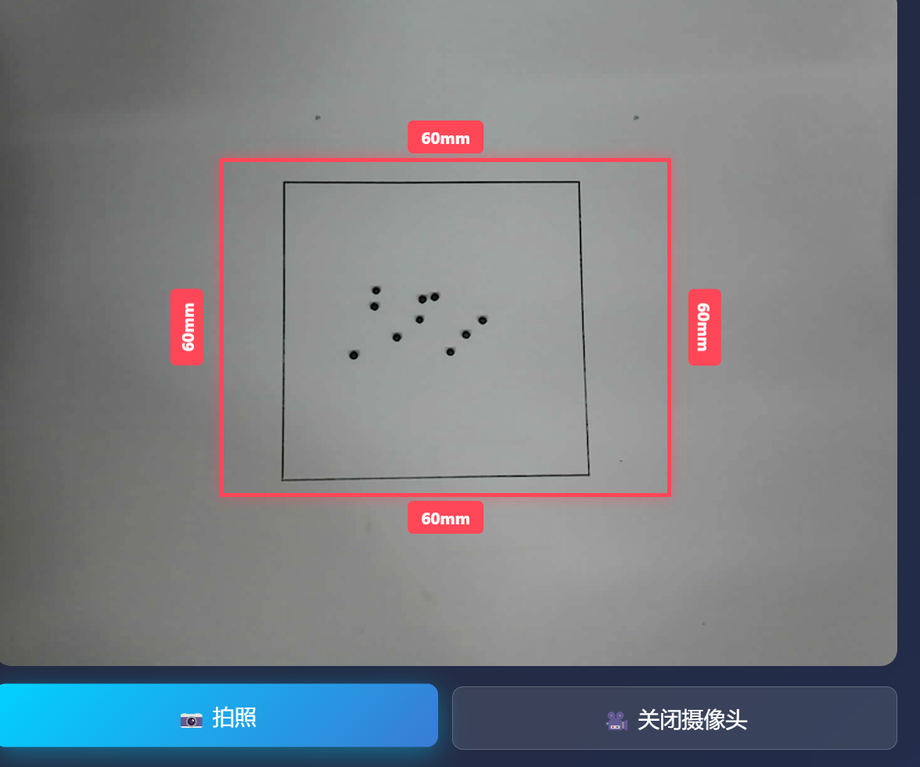
#> input picture 2/project/assets/image.png, 920 x 767 px, shrunk from 1176 x 980 before the run
$ python -i detector.py   (imports and definitions only)
#> lines starting #> are read from the running program, lines starting #| are printed output that depends on the picture; after the words box and inside, x2 and y2 are one past the last pixel; in counts of white or black regions, pixels touching at a corner belong together
#> further down, picture is the input picture: shape (767, 920, 3); mean B, G, R 132.3, 127, 123.7
#!/usr/bin/env python3
# -*- coding: utf-8 -*-
"""
===============================================================================
                    丸子检测器 - Ball Detector Module
===============================================================================

使用OpenCV实现图像处理和丸子检测算法

检测流程:
    1. 灰度化 - 彩色图像转灰度
    2. 高斯模糊 - 降噪处理
    3. 二值化 - 阈值分割提取前景
    4. 形态学操作 - 腐蚀+膨胀去噪
    5. 轮廓检测 - 查找连通区域
    6. 圆形度过滤 - 过滤非圆形物体
    7. 尺寸计算 - 像素到毫米的转换

广角摄像头畸变补偿:
    - 通过畸变补偿系数调整边缘测量误差
    - 使用标准件进行校准可提高精度

===============================================================================
"""

import cv2
import numpy as np
import base64


class BallDetector:
    """
    丸子检测器类

    属性:
        threshold: 二值化阈值 (0-255)
        min_size: 最小直径 (mm)
        max_size: 最大直径 (mm)
        calibration_width: 标定框实际宽度 (mm)
        calibration_height: 标定框实际高度 (mm)
        offset_x: 标定框水平偏移 (%)
        offset_y: 标定框垂直偏移 (%)
        frame_width: 标定框宽度占比 (%)
        frame_height: 标定框高度占比 (%)
        distortion_compensation: 畸变补偿系数
    """

    def __init__(self):
        """初始化检测器，设置默认参数"""
        # 二值化阈值
        self.threshold = 100

        # 种子尺寸范围 (mm) - 根据常见种子大小调整
        self.min_size = 0.5   # 最小 0.5mm
        self.max_size = 10.0  # 最大 10mm

        # 标定框实际尺寸 (mm) - 6cm × 6cm
        self.calibration_width = 60   # 6cm
        self.calibration_height = 60  # 6cm

        # 标定框位置和大小 (百分比)
        self.offset_x = 0
        self.offset_y = 0
        self.frame_width = 50
        self.frame_height = 50

        # 广角镜头畸变补偿系数
        self.distortion_compensation = 1.0

    # [19 lines left out: function set_params, not called in this run]

    # =========================================================================
    #                           黑框检测算法
    # =========================================================================

    def detect_black_frame(self, image):
        """
        自动检测图像中的黑色矩形框

        改进算法：使用霍夫直线检测 + 边缘检测来精确定位黑框

        参数:
            image: OpenCV图像 (BGR格式)

        返回:
            dict: {
                'found': bool,           # 是否找到
                'offsetX': float,        # 水平偏移 (%)
                'offsetY': float,        # 垂直偏移 (%)
                'frameWidth': float,     # 框宽度 (%)
                'frameHeight': float,    # 框高度 (%)
                'pixelWidth': int,       # 像素宽度
                'pixelHeight': int       # 像素高度
            }
        """
        height, width = image.shape[:2]
#> height = 767; width = 920

        # 步骤1: 灰度化
        gray = cv2.cvtColor(image, cv2.COLOR_BGR2GRAY)
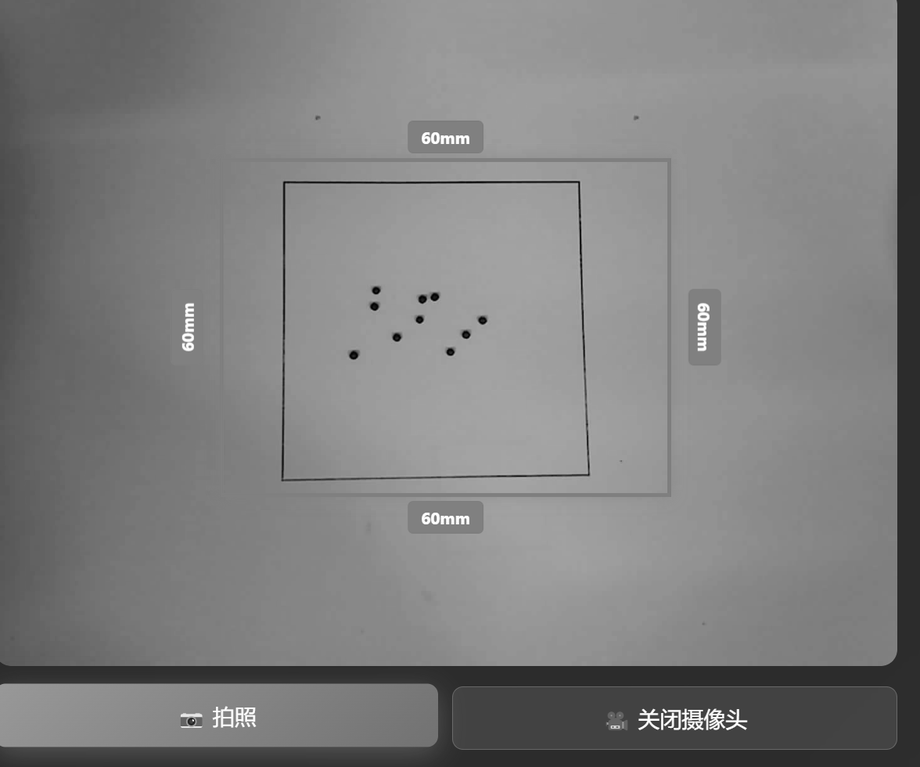
#> gray: shape (767, 920); min 0, max 255, mean 126.6

        # 步骤2: 使用自适应阈值检测深色线条
        # 对于深色黑框，使用较低的阈值
        _, binary = cv2.threshold(gray, 50, 255, cv2.THRESH_BINARY_INV)
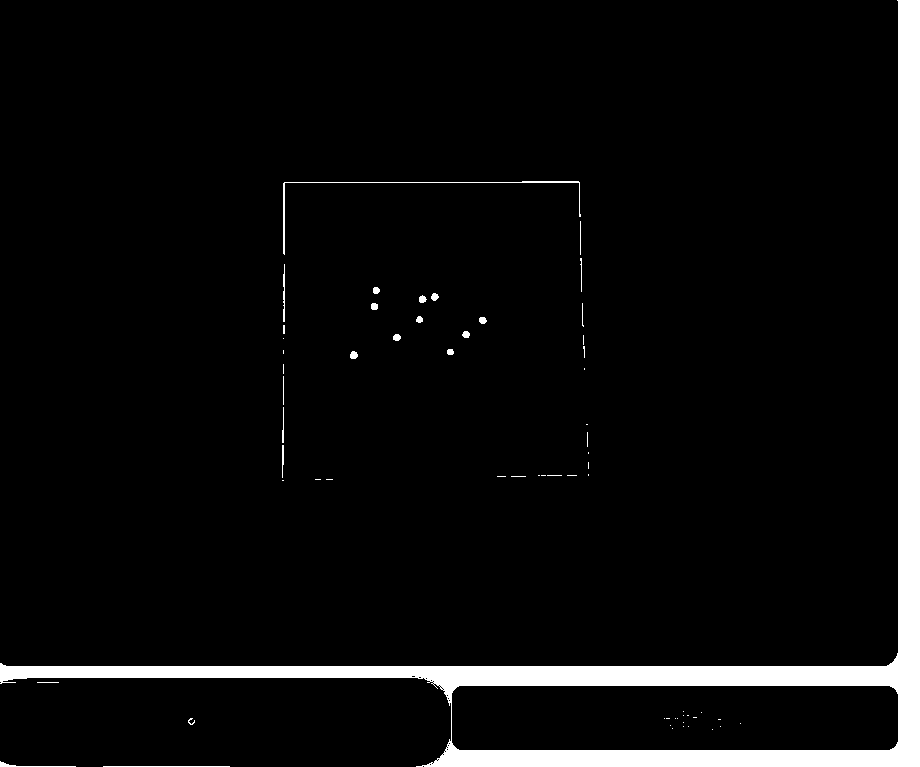
#> binary: shape (767, 920); 5.9% white; 62 white regions (39 under 20 px), largest, box (x1, y1, x2, y2) and area: (0, 0, 920, 767) 39685, (283, 181, 581, 255) 533, (103, 766, 230, 767) 127

        # 步骤3: 形态学操作 - 增强线条
        kernel_h = np.ones((1, 15), np.uint8)  # 水平核
        kernel_v = np.ones((15, 1), np.uint8)  # 垂直核

        # 分别检测水平和垂直线条
        horizontal = cv2.morphologyEx(binary, cv2.MORPH_CLOSE, kernel_h)
#> horizontal: shape (767, 920); 5.9% white; 50 white regions (26 under 20 px), largest, box (x1, y1, x2, y2) and area: (0, 0, 920, 767) 39736, (283, 181, 581, 255) 533, (419, 293, 439, 303) 129
        vertical = cv2.morphologyEx(binary, cv2.MORPH_CLOSE, kernel_v)
#> vertical: shape (767, 920); 5.9% white; 37 white regions (21 under 20 px), largest, box (x1, y1, x2, y2) and area: (0, 0, 920, 767) 39861, (282, 181, 582, 481) 937, (371, 287, 380, 310) 133

        # 合并
        combined = cv2.bitwise_or(horizontal, vertical)
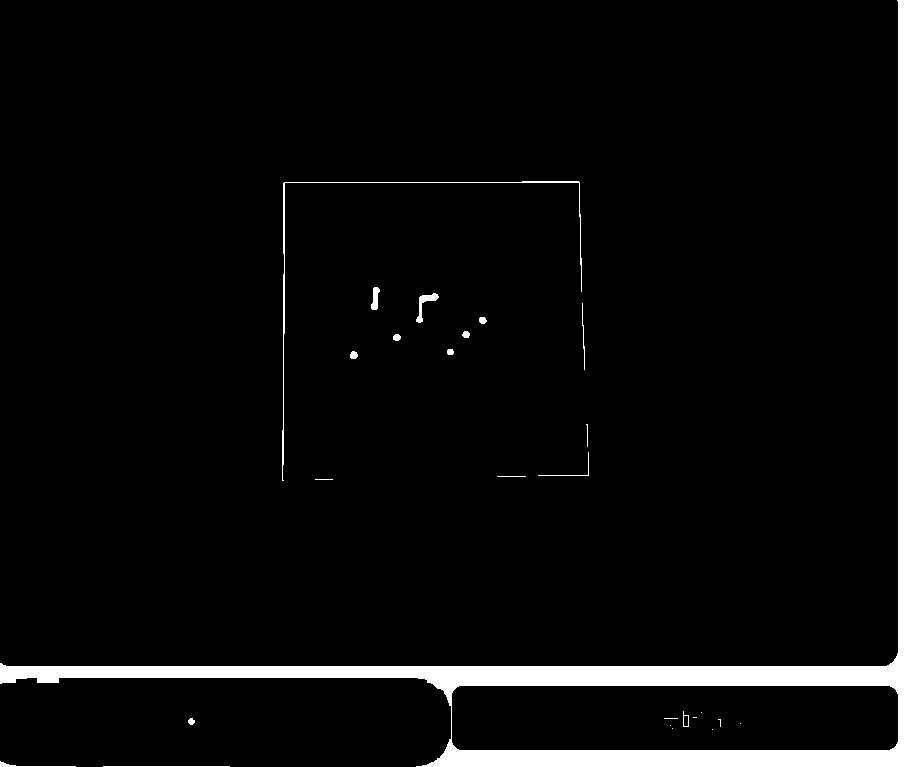
#> combined: shape (767, 920); 5.9% white; 26 white regions (9 under 20 px), largest, box (x1, y1, x2, y2) and area: (0, 0, 920, 767) 39874, (282, 181, 582, 481) 937, (416, 293, 439, 323) 208

        # 再做一次闭操作连接断裂
        kernel = np.ones((5, 5), np.uint8)
        combined = cv2.morphologyEx(combined, cv2.MORPH_CLOSE, kernel)
        binary = cv2.morphologyEx(binary, cv2.MORPH_CLOSE, kernel)
#> binary: shape (767, 920); 5.9% white; 44 white regions (24 under 20 px)

        # 步骤4: 查找轮廓 - 使用combined结果
        contours, _ = cv2.findContours(combined, cv2.RETR_EXTERNAL, cv2.CHAIN_APPROX_SIMPLE)
#> contours = 17 contours, 6 with area under 20; largest, box (x1, y1, x2, y2) and area: (0, 0, 920, 767) 66610, (282, 181, 582, 481) 234, (416, 293, 439, 323) 164, (371, 287, 380, 310) 106, (350, 351, 358, 359) 40

        if not contours:
            # 回退到binary
            contours, _ = cv2.findContours(binary, cv2.RETR_EXTERNAL, cv2.CHAIN_APPROX_SIMPLE)

        if not contours:
            return {'found': False, 'error': '未找到轮廓'}

        # 步骤5: 找最大的矩形轮廓
        best_rect = None
        max_area = 0

        for contour in contours:
            area = cv2.contourArea(contour)

            # 过滤太小的区域 - 根据6cm框调整
            if area < 10000:
                continue

            # 获取最小外接矩形
            x, y, w, h = cv2.boundingRect(contour)

            # 检查宽高比 (接近正方形，允许更大偏差)
            aspect_ratio = w / h if h > 0 else 0

            # 黑框应该占画面较大比例，且接近正方形
            frame_area_ratio = (w * h) / (width * height)

            if (0.3 < aspect_ratio < 3.0 and
                w > 150 and h > 150 and
                frame_area_ratio > 0.1):
                if area > max_area:
                    max_area = area
                    best_rect = (x, y, w, h)
#> this loop made 17 passes
#> area on passes 2, 3, 8, 9, 10, 11, 12, 14, 15, 16: 33.5, 26.5, 39.5, 27, 34.5, 33.5, 34.5, 164, 106.5, 234.5
#> after the loop, max_area = 66609.5

        if best_rect is None:
            return {'found': False, 'error': '未找到有效的矩形框'}

        x, y, w, h = best_rect

        # 略微缩小检测框，确保在黑框内部
        margin = int(min(w, h) * 0.02)  # 2%边距
#> margin = 15
        x += margin
#> x = 15
        y += margin
#> y = 15
        w -= 2 * margin
#> w = 890
        h -= 2 * margin
#> h = 737

        # 强制正方形 - 取宽高的较小值
        square_size = min(w, h)
#> square_size = 737

        # 重新计算中心点
        center_x_img = x + w / 2
#> center_x_img = 460
        center_y_img = y + h / 2
#> center_y_img = 383.5

        # 计算中心点和百分比参数 - 使用正方形尺寸
        center_x = center_x_img / width * 100 - 50  # 转换为偏移百分比
#> center_x = 0
        center_y = center_y_img / height * 100 - 50
#> center_y = 0
        frame_size_pct = square_size / max(width, height) * 100  # 使用较大的维度作为基准
#> frame_size_pct = 80.11

        return {
            'found': True,
            'offsetX': round(center_x, 1),
            'offsetY': round(center_y, 1),
            'frameWidth': round(frame_size_pct, 1),  # 正方形：宽高相同
            'frameHeight': round(frame_size_pct, 1),  # 正方形：宽高相同
            'pixelWidth': square_size,
            'pixelHeight': square_size
        }

    # =========================================================================
    #                           丸子检测算法
    # =========================================================================

    # [244 lines left out: functions detect, _image_to_base64, not called in this run]


# =========================================================================
#                           测试代码
# =========================================================================

# [8 lines not run here, left out]

>>> import cv2
>>> picture = cv2.imread('assets/image.png')
>>> result = BallDetector().detect_black_frame(picture)
#> result = {'found': True, 'offsetX': 0, 'offsetY': 0, 'frameWidth': 80.1, 'frameHeight': 80.1, 'pixelWidth': 737, 'pixelHeight': 737}
